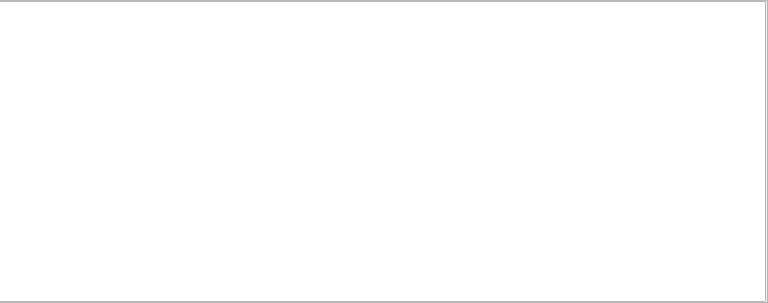
<?xml version="1.0" encoding="UTF-8"?>
<ui version="4.0">
 <class>Frame</class>
 <widget class="QFrame" name="Frame">
  <property name="geometry">
   <rect>
    <x>0</x>
    <y>0</y>
    <width>768</width>
    <height>303</height>
   </rect>
  </property>
  <property name="windowTitle">
   <string>Frame</string>
  </property>
  <property name="frameShape">
   <enum>QFrame::StyledPanel</enum>
  </property>
  <property name="frameShadow">
   <enum>QFrame::Raised</enum>
  </property>
  <widget class="QGraphicsView" name="graphicsView">
   <property name="geometry">
    <rect>
     <x>-5</x>
     <y>1</y>
     <width>771</width>
     <height>301</height>
    </rect>
   </property>
  </widget>
 </widget>
 <resources/>
 <connections/>
 <slots>
  <slot>hidden()</slot>
 </slots>
</ui>
